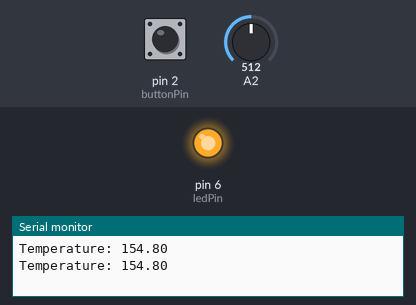
This sketch was run on a simulated Arduino Uno, built with avr-gcc and run on an emulated ATmega328P. Shown: output pins drawn as LEDs (lit = HIGH), the last lines printed to the serial monitor. The inputs (shaded band) are chosen by the test bench; at power-on: A2 = 512, pin 2 (buttonPin) HIGH.

Above: at 1.8 s.
1.9 s: A2 set to 195
3.4 s: A2 set to 174
At 4.7 s:
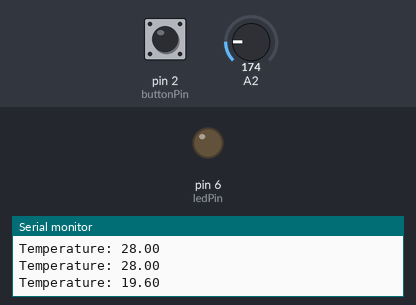
8.2 s: A2 set to 306
At 9.8 s:
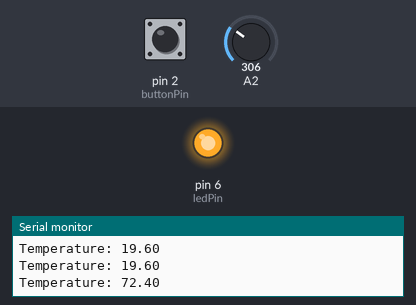
10.5 s: A2 set to 122
At 11.4 s:
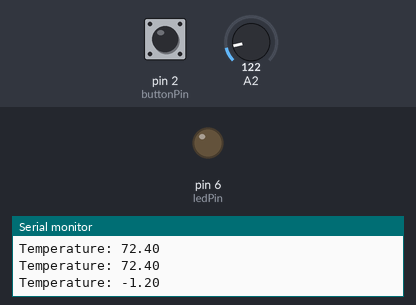
Timing chart, 0 to 13.5 s (numbered marks = the images above; inputs shaded):
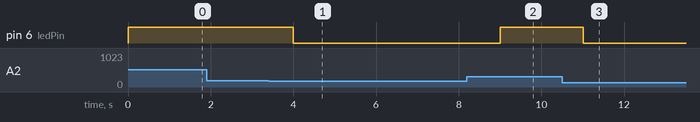

The sketch:

Task_1.2P.ino
```cpp
const int buttonPin = 2;     // the number of the pushbutton pin
const int ledPin =  6;      // the number of the LED pin

// variables will change:
volatile int buttonState = 0;         // variable for reading the pushbutton status

void setup() {
Serial.begin(9600);
  // initialize the LED pin as an output:
  pinMode(ledPin, OUTPUT);
  // initialize the pushbutton pin as an input:
  pinMode(buttonPin, INPUT);
  // Attach an interrupt to the ISR vector
  attachInterrupt(digitalPinToInterrupt(buttonPin), pin_ISR, FALLING);
}

void loop() {
  int value= analogRead(A2);
  float miliVoltage= value*(5000/1024);
  float temperature=(miliVoltage-500)/10;
  Serial.print("Temperature: ");
  Serial.println(temperature);
  if(temperature>25){
  digitalWrite(ledPin, HIGH);
  }
  else{
    digitalWrite(ledPin,LOW);
  }
  delay(1000);
}

void pin_ISR() {

  Serial.println("Task interrupted");
  delayMicroseconds(5000000);
}
```

Measured:
- the behaviour switches between 188 and 187 on A2 (found by bisection; images 0 and 1)
- after the input at 3.4 s, pin 6 (ledPin): HIGH → LOW after 0.60 s
- after the input at 8.2 s, pin 6 (ledPin): LOW → HIGH after 0.81 s
- after the input at 10.5 s, pin 6 (ledPin): HIGH → LOW after 0.51 s
